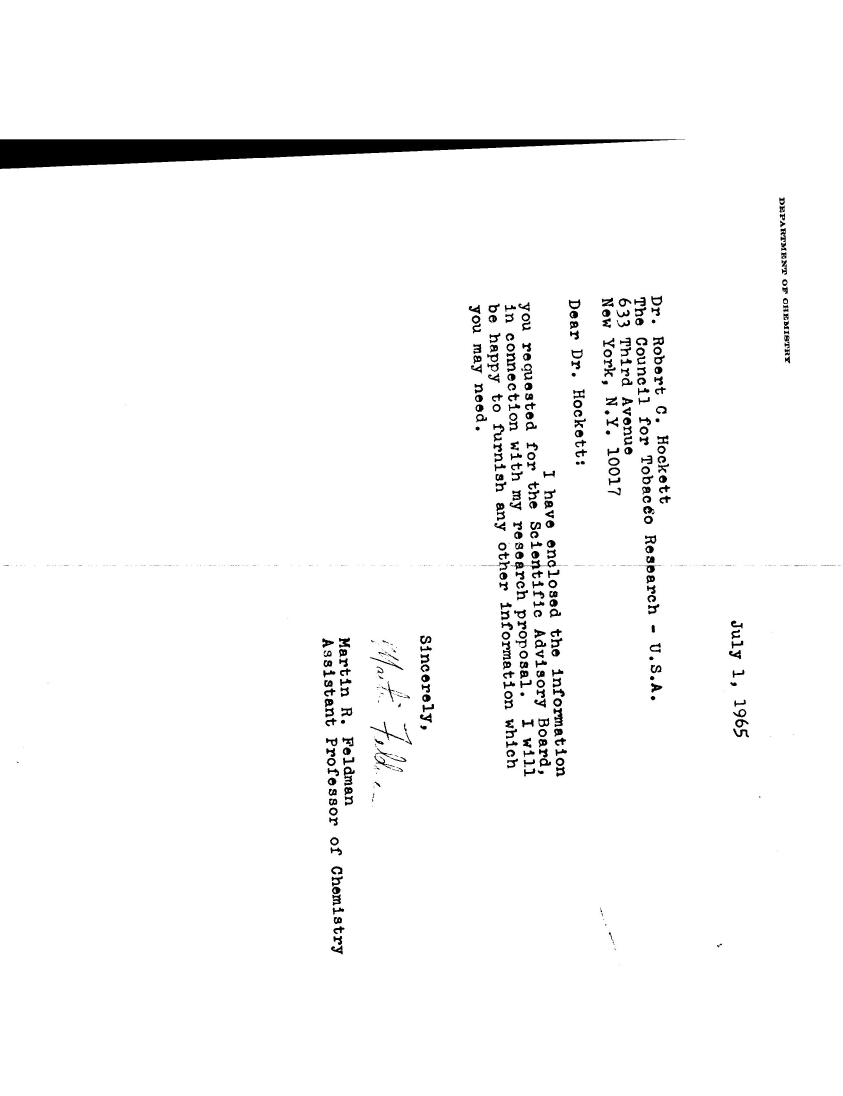
#> input picture notebooks/corrected.jpg, 2528 x 3288 px (shown at 1/3 size)
$ python -i preprocessing_of_image.py   (imports and definitions only)
#> lines starting #> are read from the running program, lines starting #| are printed output that depends on the picture; after the words box and inside, x2 and y2 are one past the last pixel; in counts of white or black regions, pixels touching at a corner belong together
#> in preprocess_image, image is the input picture: shape (3288, 2528, 3); min 0, max 255, mean 248.4
### image_quality_increaser/size_fixer.py
import cv2
def resize_image(image, width=800):
#> called with width = 800
    h, w = image.shape[:2]
    if w > width:
        aspect_ratio = h / w
        new_dim = (width, int(width * aspect_ratio))
        return cv2.resize(image, new_dim, interpolation=cv2.INTER_AREA)
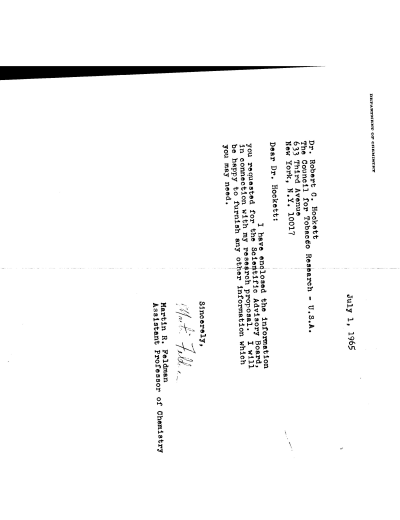
#> returned value: shape (1040, 800, 3) (shown at 1/2 size); min 0, max 255, mean 248.4
    return image

### image_quality_increaser/rotation_correction.py
import cv2
import numpy as np

def get_skew_angle_via_hough(image):
    gray = cv2.cvtColor(image, cv2.COLOR_BGR2GRAY)
    blur = cv2.GaussianBlur(gray, (9, 9), 0)
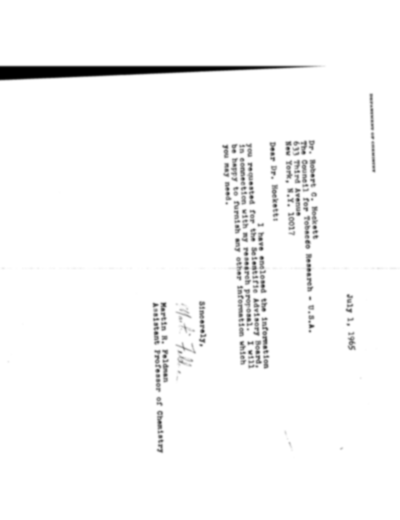
#> blur: shape (1040, 800) (shown at 1/2 size); min 0, max 255, mean 248.4
    edges = cv2.Canny(blur, 50, 150, apertureSize=3)
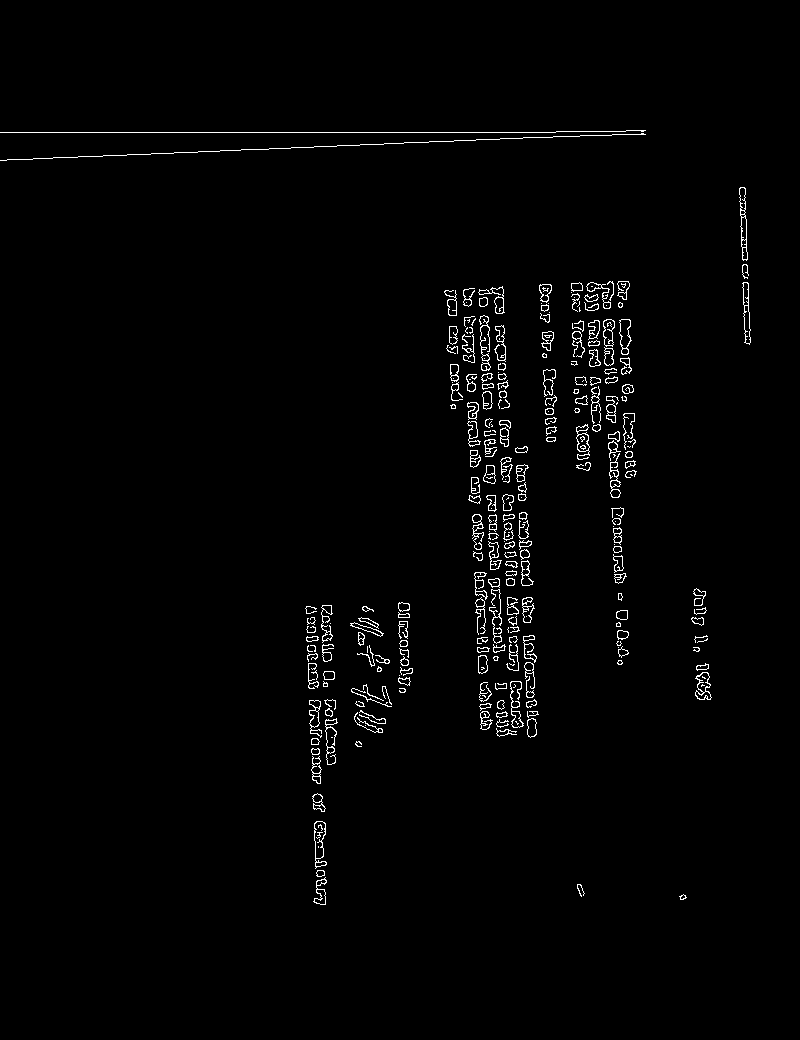
#> edges: shape (1040, 800); 1.5% white in thin lines or dots, all inside (x1, y1, x2, y2) = (0, 130, 751, 905)

    lines = cv2.HoughLines(edges, 1, np.pi / 180, 200)
#> lines = [[132, 1.57]]
    if lines is None:
        return 0.0

    angles = []
    for rho, theta in lines[:, 0]:
        angle = (theta * 180 / np.pi) - 90
        if -45 < angle < 45:  # filter out vertical lines
            angles.append(angle)
#> this loop made 1 pass
#> (rho, theta, angle) on pass 1: (132, 1.57, 2.5e-06)
#> after the loop, angles = [2.5e-06]

    return np.median(angles) if angles else 0.0

# [6 lines left out: function deskew_image, not called in this run]

def auto_deskew(image):
    angle = get_skew_angle_via_hough(image)
#> angle = 2.5e-06
    if abs(angle) > 1:  # Only deskew if angle is significant
        print(f"Deskewing by {angle:.2f} degrees")
        return deskew_image(image, angle)
    else:
        print("Image is already properly aligned.")
        return image

### image_quality_increaser/sharpen.py
import numpy as np
import cv2

def sharpen_image(image):
    kernel = np.array([[0, -1, 0],
                       [-1, 5, -1],
                       [0, -1, 0]])
    return cv2.filter2D(image, -1, kernel)

### utils/preprocessing_of_image.py
import cv2
import numpy as np
from image_quality_increaser.sharpen import sharpen_image
from image_quality_increaser.rotation_correction import auto_deskew
from image_quality_increaser.size_fixer import resize_image

def preprocess_image(image_path):
    # Load the image
    image = cv2.imread(image_path)
    if image is None:
        raise ValueError(f"Cannot load image at {image_path}")

    image = resize_image(image, width=800)

    #Deskew (rotation correction)
    image = auto_deskew(image)

    #Denoise
    image = cv2.fastNlMeansDenoisingColored(image, None, h=10, hColor=10, templateWindowSize=7, searchWindowSize=21)
#> image: shape (1040, 800, 3)

    #Sharpen
    image = sharpen_image(image)

    #Grayscale + Threshold
    gray = cv2.cvtColor(image, cv2.COLOR_BGR2GRAY)
    final = cv2.adaptiveThreshold(gray, 255, cv2.ADAPTIVE_THRESH_GAUSSIAN_C,
                                  cv2.THRESH_BINARY, blockSize=31, C=10)
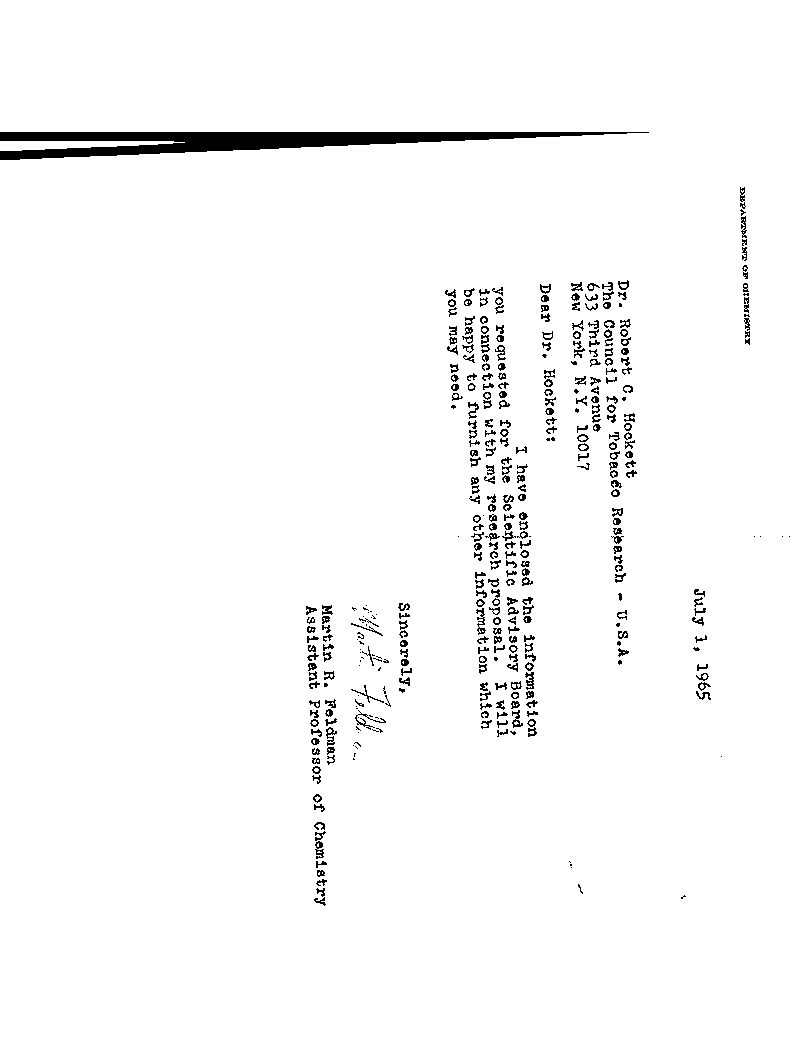
#> final: shape (1040, 800); 97.4% white; 392 black regions (72 under 20 px), largest, box (x1, y1, x2, y2) and area: (0, 132, 649, 160) 8249, (476, 608, 486, 635) 112, (355, 710, 386, 730) 109

    return final

# [4 lines of commented-out code are left out]

>>> result = preprocess_image('../notebooks/corrected.jpg')

$ run again, on notebooks/irotated_fixed.jpg
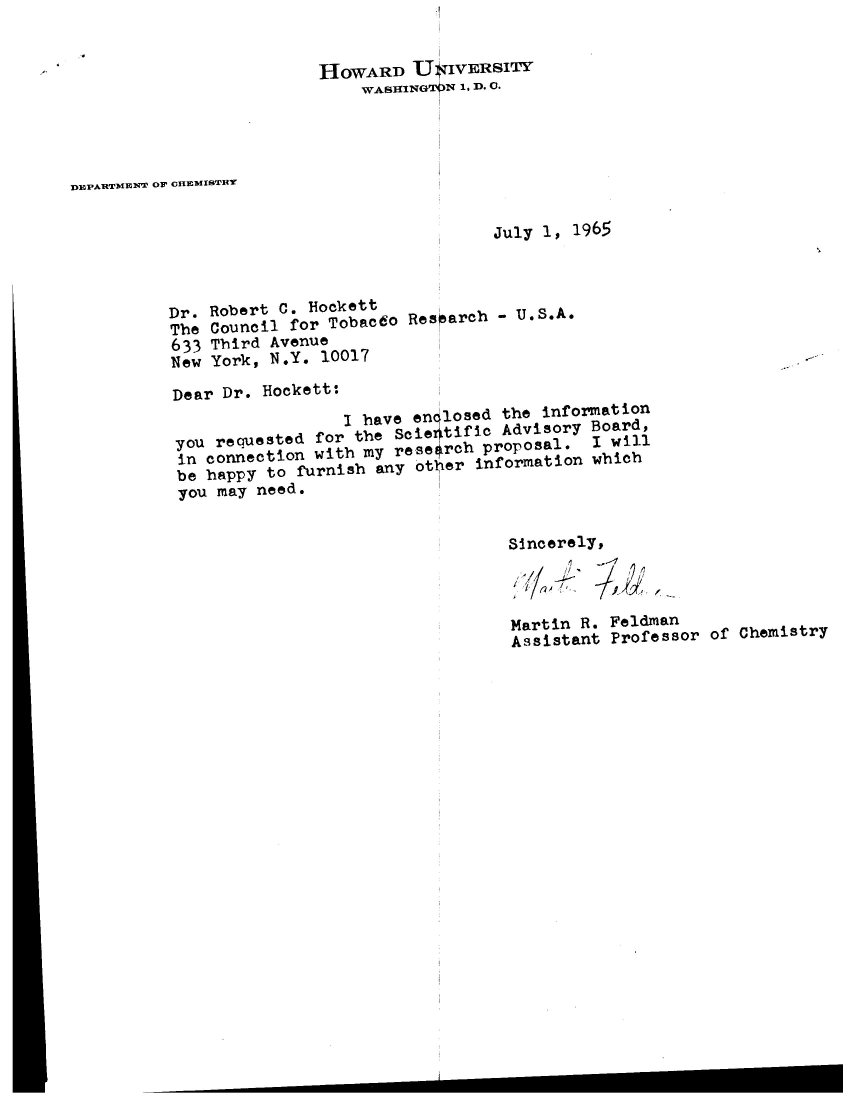
#> input picture notebooks/irotated_fixed.jpg, 2528 x 3288 px (shown at 1/3 size)
#> in preprocess_image, image is the input picture: shape (3288, 2528, 3); min 0, max 255, mean 244.1
#> in get_skew_angle_via_hough, `edges = cv2.Canny(blur, 50, 150, apertureSize=3)`:
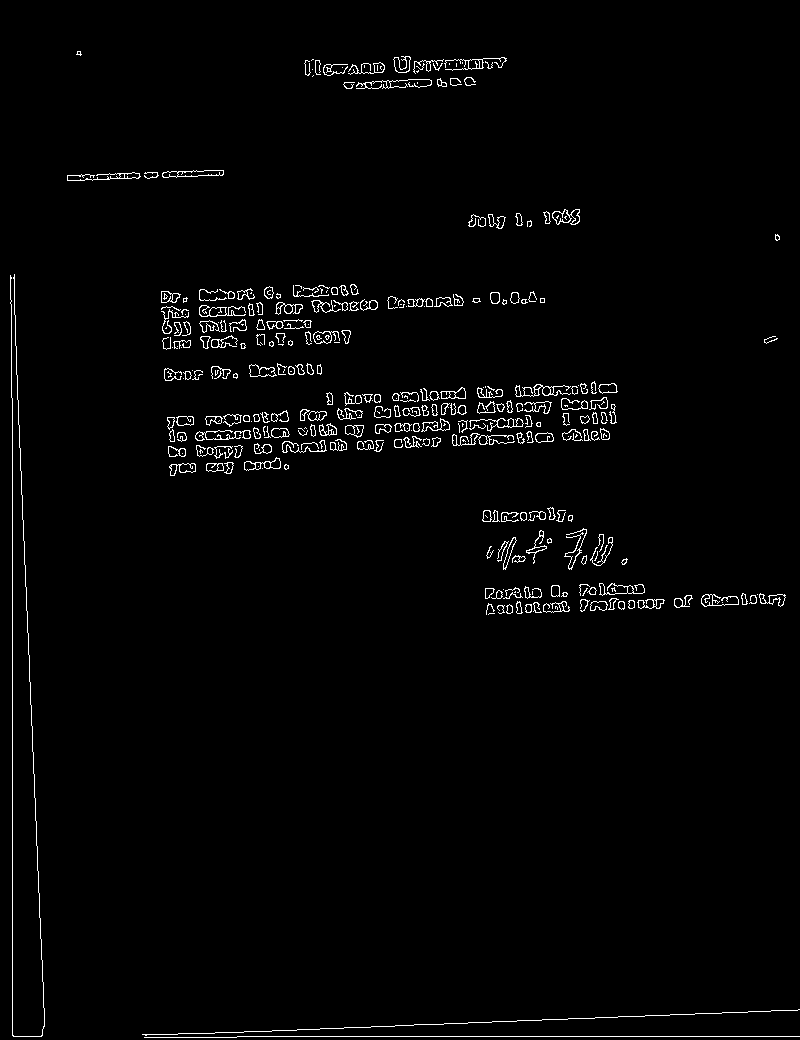
#> edges: shape (1040, 800); 1.9% white in thin lines or dots
#> lines = [[12, 0], [1036, 1.57], [1039, 1.54]]
#> the loop in get_skew_angle_via_hough, `for rho, theta in lines[:, 0]:` made 3 passes
#> (rho, theta, angle) on passes 1 to 3: (12, 0, -90), (1036, 1.57, 2.5e-06), (1039, 1.54, -2)
#> after the loop in get_skew_angle_via_hough, `for rho, theta in lines[:, 0]:`: angles = [2.5e-06, -2]
#> in auto_deskew, `angle = get_skew_angle_via_hough(image)`: angle = -1
#> image: shape (1040, 800, 3)
#> in preprocess_image, `final = cv2.adaptiveThreshold(gray, 255, cv2.ADAPTIVE_THRESH_GAUSSIAN_..`:
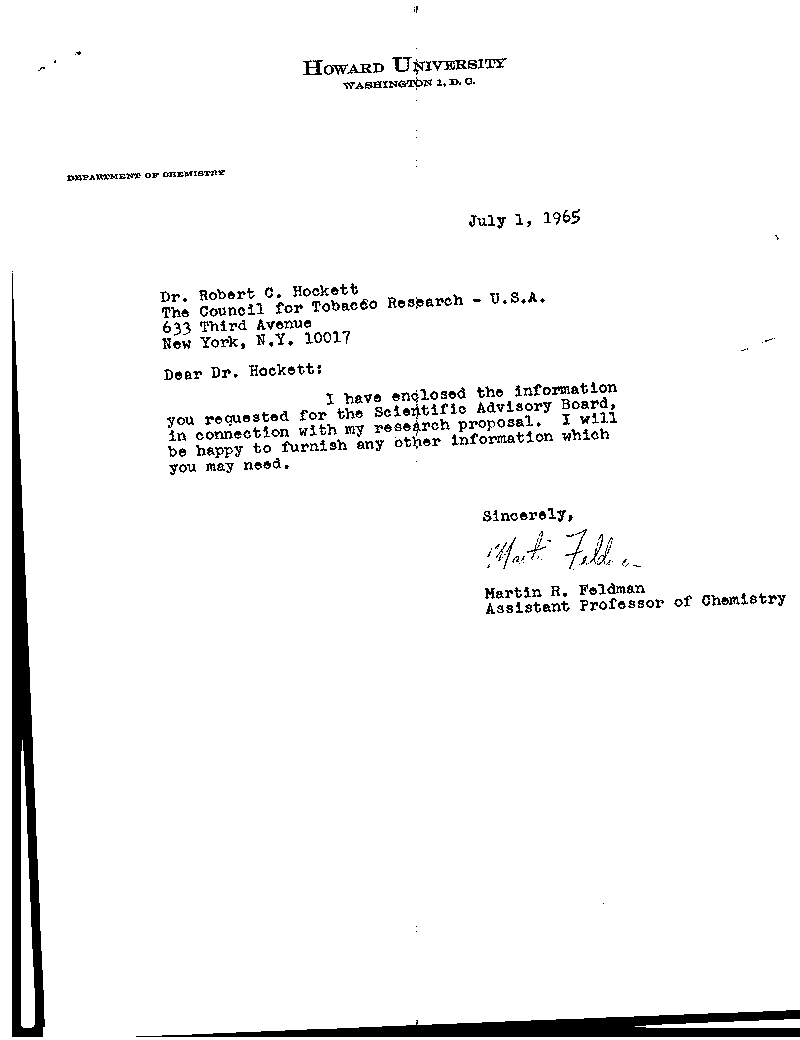
#> final: shape (1040, 800); 96% white; 423 black regions (82 under 20 px), largest, box (x1, y1, x2, y2) and area: (12, 273, 45, 1037) 10396, (136, 1010, 800, 1037) 8267, (432, 60, 467, 71) 161
